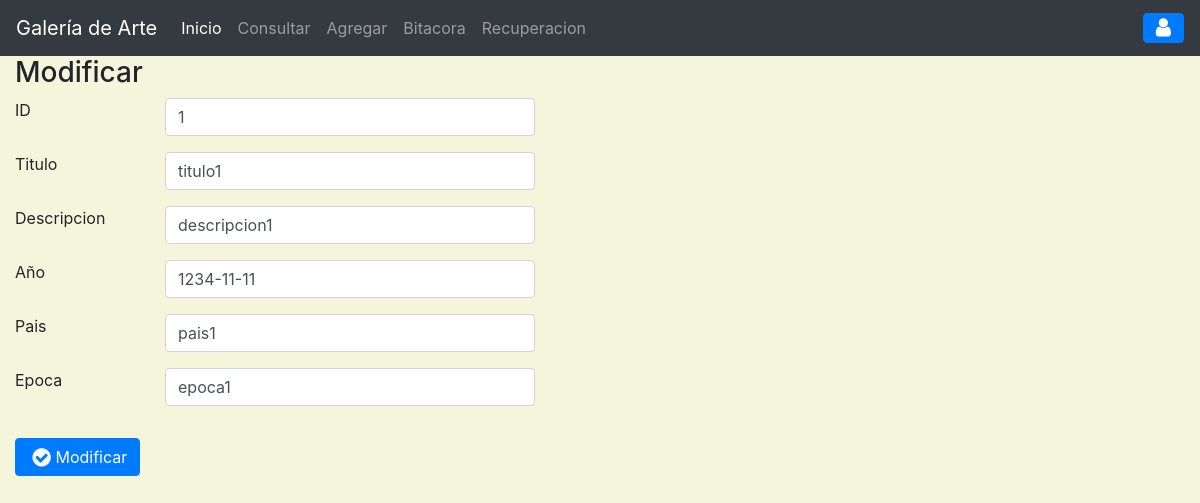
/?c=objetoArte&a=FormAgregar&id=1, run on the app's committed database.
### tables this page shows
CREATE TABLE `objetoarte` (
  `idobj` int(11) NOT NULL,
  `titObj` varchar(30) DEFAULT NULL,
  `descObj` varchar(80) DEFAULT NULL,
  `anioObj` date DEFAULT NULL,
  `paisObj` varchar(35) DEFAULT NULL,
  `epocaObj` varchar(30) DEFAULT NULL,
  PRIMARY KEY (`idobj`)
);

### controller/objetoarte.controlador.php (called while the page is built, shortened)
<?php
require_once('model/objetoArte.php');
class ObjetoArteControlador
{
    private $modelo;
    public function __CONSTRUCT(){
        $this->modelo = new ObjetoArte();
    }
   public function FormAgregar(){
            if(isset($_GET['id'])){
                $obArt = $this->modelo->getObjetoById($_GET['id'])[0];
                $titulo = "Modificar";
            }
            require_once "view/header.php";
            require_once "view/objetoArte/agregar.php";
            require_once "view/footer.php";
        }
}
?>

### model/conexion.php (called while the page is built, shortened)
<?php
class BaseDeDatos
{
    public static function Conectar(){
        try {
            $conexion = new PDO("mysql:host=".self::servidor.";dbname="
            .self::basedatos.";charset=utf8",self::usuario,self::password);
            $conexion->setAttribute(PDO::ATTR_ERRMODE,PDO::ERRMODE_EXCEPTION);
            return $conexion;
        } catch (PDOException $e) {
            return "Fallo la conexion a la base de datos".$e->getMessage();
        }
    }
}
?>

### model/objetoArte.php (called while the page is built, shortened)
<?php
class ObjetoArte
{
    private $pdo;
    public function __CONSTRUCT(){
        $this->pdo = BaseDeDatos::Conectar();
    }
    public function getObjetoById($id){
        try {
            $sql = "SELECT * FROM objetoarte WHERE idobj=$id";
            $consulta = $this->pdo->prepare($sql);
            $consulta->execute();
            return $consulta->fetchAll(PDO::FETCH_OBJ);
        } catch (Exception $e) {
            die($e->getMessage());
        }
    }
}
?>

### view/objetoArte/agregar.php (the view, shortened to what this page needs)
<main class="app-content">
<div class="col-md-6">
          <div class="tile">
            <h3 class="tile-title"><?=$titulo?></h3>
            <div class="tile-body">
              <form class="form-horizontal" method="POST" action="view/objetoArte/guardar-objetoarte.php">
                <div class="form-group row">
                  <label class="control-label col-md-3">ID</label>
                  <div class="col-md-8">
                    <input class="form-control" type="number" name="IdArte" value="<?=$obArt->idobj ?? ''?>" placeholder="" required>
                  </div>
                </div>
                <div class="form-group row">
                  <label class="control-label col-md-3">Titulo</label>
                  <div class="col-md-8">
                    <input class="form-control" type="text" name="TituloArte" value="<?=$obArt->titObj ?? ''?>" placeholder="" required>
                  </div>
                </div>
                <div class="form-group row">
                  <label class="control-label col-md-3">Descripcion</label>
                  <div class="col-md-8">
                    <input class="form-control" type="text" name="DesArte" value="<?=$obArt->descObj ?? ''?>" placeholder="" required>
                  </div>
                </div>
                <div class="form-group row">
                  <label class="control-label col-md-3">Año</label>
                  <div class="col-md-8">
                    <input class="form-control" type="text" name="AñoArte" value="<?=$obArt->anioObj ?? ''?>" placeholder="yyyy-mm-dd" required>
                  </div>
                </div>
                <div class="form-group row">
                  <label class="control-label col-md-3">Pais</label>
                  <div class="col-md-8">
                    <input class="form-control" type="text" name="PaisArte" value="<?=$obArt->paisObj ?? ''?>" placeholder="" required>
                  </div>
                </div>
                <div class="form-group row">
                  <label class="control-label col-md-3">Epoca</label>
                  <div class="col-md-8">
                    <input class="form-control" type="text" name="EpocaArte" value="<?=$obArt->epocaObj ?? ''?>" placeholder="" required>
                  </div>
                </div>
            <div class="tile-footer">
              <div class="row">
                <div class="col-md-8 col-md-offset-3">
                  <button class="btn btn-primary" type="submit"><i class="fa fa-fw fa-lg fa-check-circle">
                  </i><?=$titulo?></button>
                </div>
              </div>
            </div>
            </form>
          </div>
</div>
</main>

### data on the page
objetoarte: IdArte "1", TituloArte "titulo1", DesArte "descripcion1", AñoArte "1234-11-11", PaisArte "pais1", EpocaArte "epoca1"

### other printed values
$titulo "Modificar"
